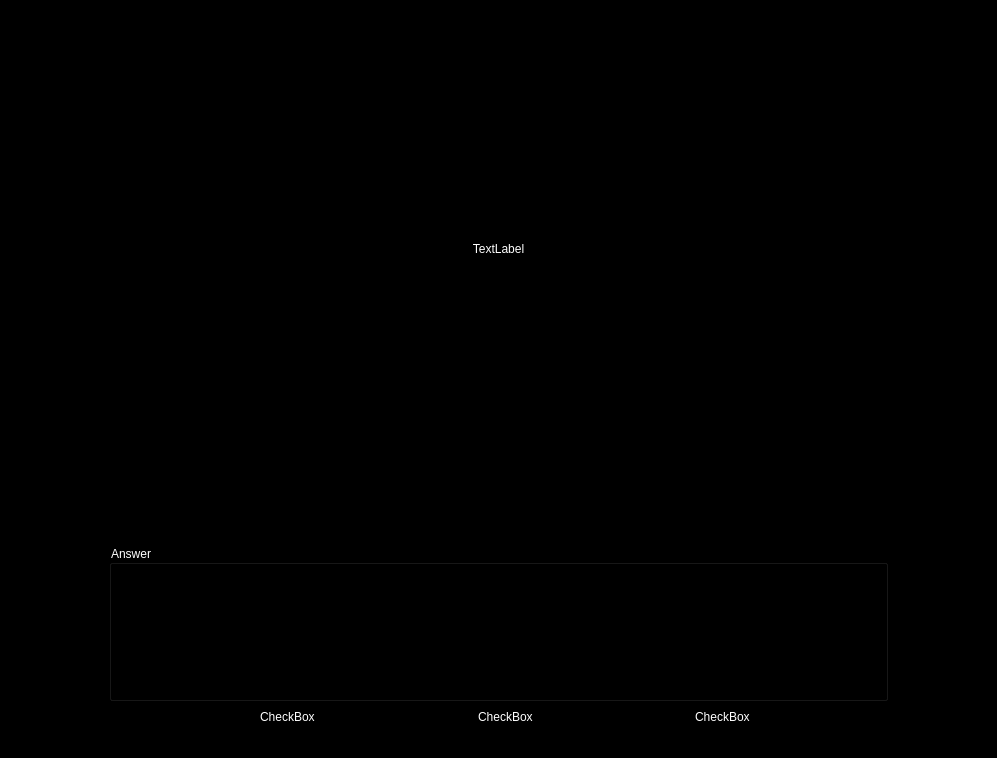
<?xml version="1.0" encoding="UTF-8"?>
<ui version="4.0">
 <class>MainWindow</class>
 <widget class="QMainWindow" name="MainWindow">
  <property name="geometry">
   <rect>
    <x>0</x>
    <y>0</y>
    <width>997</width>
    <height>758</height>
   </rect>
  </property>
  <property name="windowTitle">
   <string>MainWindow</string>
  </property>
  <property name="styleSheet">
   <string notr="true">background-color: rgb(0, 0, 0);
color: rgb(255, 255, 255);</string>
  </property>
  <widget class="QWidget" name="centralwidget">
   <layout class="QGridLayout" name="gridLayout">
    <item row="0" column="1">
     <layout class="QGridLayout" name="gridLayout_2">
      <item row="0" column="5">
       <spacer name="horizontalSpacer_11">
        <property name="orientation">
         <enum>Qt::Horizontal</enum>
        </property>
        <property name="sizeType">
         <enum>QSizePolicy::Fixed</enum>
        </property>
        <property name="sizeHint" stdset="0">
         <size>
          <width>40</width>
          <height>20</height>
         </size>
        </property>
       </spacer>
      </item>
      <item row="0" column="4">
       <widget class="QLabel" name="img_3">
        <property name="text">
         <string/>
        </property>
        <property name="alignment">
         <set>Qt::AlignCenter</set>
        </property>
       </widget>
      </item>
      <item row="1" column="4">
       <widget class="QLabel" name="img_7">
        <property name="layoutDirection">
         <enum>Qt::LeftToRight</enum>
        </property>
        <property name="text">
         <string/>
        </property>
        <property name="alignment">
         <set>Qt::AlignCenter</set>
        </property>
       </widget>
      </item>
      <item row="0" column="2">
       <widget class="QLabel" name="img_2">
        <property name="text">
         <string/>
        </property>
        <property name="alignment">
         <set>Qt::AlignCenter</set>
        </property>
       </widget>
      </item>
      <item row="1" column="0">
       <widget class="QLabel" name="img_5">
        <property name="text">
         <string/>
        </property>
        <property name="alignment">
         <set>Qt::AlignCenter</set>
        </property>
       </widget>
      </item>
      <item row="0" column="1">
       <spacer name="horizontalSpacer_7">
        <property name="orientation">
         <enum>Qt::Horizontal</enum>
        </property>
        <property name="sizeType">
         <enum>QSizePolicy::Fixed</enum>
        </property>
        <property name="sizeHint" stdset="0">
         <size>
          <width>40</width>
          <height>20</height>
         </size>
        </property>
       </spacer>
      </item>
      <item row="0" column="3">
       <spacer name="horizontalSpacer_8">
        <property name="orientation">
         <enum>Qt::Horizontal</enum>
        </property>
        <property name="sizeType">
         <enum>QSizePolicy::Fixed</enum>
        </property>
        <property name="sizeHint" stdset="0">
         <size>
          <width>40</width>
          <height>20</height>
         </size>
        </property>
       </spacer>
      </item>
      <item row="1" column="2">
       <widget class="QLabel" name="img_6">
        <property name="text">
         <string/>
        </property>
        <property name="alignment">
         <set>Qt::AlignCenter</set>
        </property>
       </widget>
      </item>
      <item row="0" column="0">
       <widget class="QLabel" name="img_1">
        <property name="enabled">
         <bool>true</bool>
        </property>
        <property name="text">
         <string/>
        </property>
        <property name="alignment">
         <set>Qt::AlignCenter</set>
        </property>
       </widget>
      </item>
      <item row="0" column="6">
       <widget class="QLabel" name="img_4">
        <property name="text">
         <string/>
        </property>
        <property name="alignment">
         <set>Qt::AlignCenter</set>
        </property>
       </widget>
      </item>
      <item row="1" column="6">
       <widget class="QLabel" name="img_8">
        <property name="text">
         <string/>
        </property>
        <property name="alignment">
         <set>Qt::AlignCenter</set>
        </property>
       </widget>
      </item>
     </layout>
    </item>
    <item row="4" column="0">
     <spacer name="horizontalSpacer">
      <property name="orientation">
       <enum>Qt::Horizontal</enum>
      </property>
      <property name="sizeType">
       <enum>QSizePolicy::Fixed</enum>
      </property>
      <property name="sizeHint" stdset="0">
       <size>
        <width>100</width>
        <height>20</height>
       </size>
      </property>
     </spacer>
    </item>
    <item row="1" column="1">
     <widget class="QLabel" name="operator_1">
      <property name="text">
       <string>TextLabel</string>
      </property>
      <property name="alignment">
       <set>Qt::AlignCenter</set>
      </property>
     </widget>
    </item>
    <item row="6" column="1">
     <spacer name="verticalSpacer_3">
      <property name="orientation">
       <enum>Qt::Vertical</enum>
      </property>
      <property name="sizeType">
       <enum>QSizePolicy::Fixed</enum>
      </property>
      <property name="sizeHint" stdset="0">
       <size>
        <width>40</width>
        <height>20</height>
       </size>
      </property>
     </spacer>
    </item>
    <item row="2" column="1">
     <spacer name="verticalSpacer">
      <property name="orientation">
       <enum>Qt::Vertical</enum>
      </property>
      <property name="sizeType">
       <enum>QSizePolicy::Fixed</enum>
      </property>
      <property name="sizeHint" stdset="0">
       <size>
        <width>20</width>
        <height>30</height>
       </size>
      </property>
     </spacer>
    </item>
    <item row="4" column="1">
     <layout class="QGridLayout" name="gridLayout_4">
      <item row="0" column="4">
       <spacer name="horizontalSpacer_9">
        <property name="orientation">
         <enum>Qt::Horizontal</enum>
        </property>
        <property name="sizeType">
         <enum>QSizePolicy::Fixed</enum>
        </property>
        <property name="sizeHint" stdset="0">
         <size>
          <width>40</width>
          <height>20</height>
         </size>
        </property>
       </spacer>
      </item>
      <item row="1" column="0">
       <widget class="QLabel" name="img_13">
        <property name="text">
         <string/>
        </property>
        <property name="alignment">
         <set>Qt::AlignCenter</set>
        </property>
       </widget>
      </item>
      <item row="0" column="0">
       <widget class="QLabel" name="img_9">
        <property name="text">
         <string/>
        </property>
        <property name="alignment">
         <set>Qt::AlignCenter</set>
        </property>
       </widget>
      </item>
      <item row="0" column="5">
       <widget class="QLabel" name="img_11">
        <property name="text">
         <string/>
        </property>
        <property name="alignment">
         <set>Qt::AlignCenter</set>
        </property>
       </widget>
      </item>
      <item row="0" column="1">
       <spacer name="horizontalSpacer_10">
        <property name="orientation">
         <enum>Qt::Horizontal</enum>
        </property>
        <property name="sizeType">
         <enum>QSizePolicy::Fixed</enum>
        </property>
        <property name="sizeHint" stdset="0">
         <size>
          <width>40</width>
          <height>20</height>
         </size>
        </property>
       </spacer>
      </item>
      <item row="0" column="3">
       <widget class="QLabel" name="img_10">
        <property name="text">
         <string/>
        </property>
        <property name="alignment">
         <set>Qt::AlignCenter</set>
        </property>
       </widget>
      </item>
      <item row="1" column="5">
       <widget class="QLabel" name="img_15">
        <property name="layoutDirection">
         <enum>Qt::LeftToRight</enum>
        </property>
        <property name="text">
         <string/>
        </property>
        <property name="alignment">
         <set>Qt::AlignCenter</set>
        </property>
       </widget>
      </item>
      <item row="1" column="3">
       <widget class="QLabel" name="img_14">
        <property name="text">
         <string/>
        </property>
        <property name="alignment">
         <set>Qt::AlignCenter</set>
        </property>
       </widget>
      </item>
      <item row="0" column="6">
       <spacer name="horizontalSpacer_12">
        <property name="orientation">
         <enum>Qt::Horizontal</enum>
        </property>
        <property name="sizeType">
         <enum>QSizePolicy::Fixed</enum>
        </property>
        <property name="sizeHint" stdset="0">
         <size>
          <width>40</width>
          <height>20</height>
         </size>
        </property>
       </spacer>
      </item>
      <item row="0" column="7">
       <widget class="QLabel" name="img_12">
        <property name="text">
         <string/>
        </property>
        <property name="alignment">
         <set>Qt::AlignCenter</set>
        </property>
       </widget>
      </item>
      <item row="1" column="7">
       <widget class="QLabel" name="img_16">
        <property name="text">
         <string/>
        </property>
        <property name="alignment">
         <set>Qt::AlignCenter</set>
        </property>
       </widget>
      </item>
     </layout>
    </item>
    <item row="4" column="2">
     <spacer name="horizontalSpacer_2">
      <property name="orientation">
       <enum>Qt::Horizontal</enum>
      </property>
      <property name="sizeType">
       <enum>QSizePolicy::Fixed</enum>
      </property>
      <property name="sizeHint" stdset="0">
       <size>
        <width>100</width>
        <height>20</height>
       </size>
      </property>
     </spacer>
    </item>
    <item row="8" column="1">
     <layout class="QGridLayout" name="gridLayout_3">
      <item row="0" column="1">
       <widget class="QCheckBox" name="checkBox_1">
        <property name="layoutDirection">
         <enum>Qt::LeftToRight</enum>
        </property>
        <property name="styleSheet">
         <string notr="true">font: 50pt &quot;Arial&quot;;
color: rgb(255, 255, 255);</string>
        </property>
        <property name="text">
         <string>CheckBox</string>
        </property>
       </widget>
      </item>
      <item row="0" column="2">
       <spacer name="horizontalSpacer_3">
        <property name="orientation">
         <enum>Qt::Horizontal</enum>
        </property>
        <property name="sizeHint" stdset="0">
         <size>
          <width>40</width>
          <height>20</height>
         </size>
        </property>
       </spacer>
      </item>
      <item row="0" column="5">
       <spacer name="horizontalSpacer_4">
        <property name="orientation">
         <enum>Qt::Horizontal</enum>
        </property>
        <property name="sizeHint" stdset="0">
         <size>
          <width>40</width>
          <height>20</height>
         </size>
        </property>
       </spacer>
      </item>
      <item row="0" column="3">
       <widget class="QCheckBox" name="checkBox_2">
        <property name="styleSheet">
         <string notr="true">font: 50pt &quot;Arial&quot;;
color: rgb(255, 255, 255);</string>
        </property>
        <property name="text">
         <string>CheckBox</string>
        </property>
       </widget>
      </item>
      <item row="0" column="0">
       <spacer name="horizontalSpacer_5">
        <property name="orientation">
         <enum>Qt::Horizontal</enum>
        </property>
        <property name="sizeHint" stdset="0">
         <size>
          <width>40</width>
          <height>20</height>
         </size>
        </property>
       </spacer>
      </item>
      <item row="0" column="6">
       <widget class="QCheckBox" name="checkBox_3">
        <property name="styleSheet">
         <string notr="true">font: 50pt &quot;Arial&quot;;
color: rgb(255, 255, 255);</string>
        </property>
        <property name="text">
         <string>CheckBox</string>
        </property>
       </widget>
      </item>
      <item row="0" column="7">
       <spacer name="horizontalSpacer_6">
        <property name="orientation">
         <enum>Qt::Horizontal</enum>
        </property>
        <property name="sizeHint" stdset="0">
         <size>
          <width>40</width>
          <height>20</height>
         </size>
        </property>
       </spacer>
      </item>
     </layout>
    </item>
    <item row="7" column="1">
     <widget class="QGroupBox" name="groupBox">
      <property name="styleSheet">
       <string notr="true">color: rgb(255, 255, 255);</string>
      </property>
      <property name="title">
       <string>Answer</string>
      </property>
      <property name="alignment">
       <set>Qt::AlignLeading|Qt::AlignLeft|Qt::AlignTop</set>
      </property>
      <property name="flat">
       <bool>true</bool>
      </property>
     </widget>
    </item>
   </layout>
  </widget>
  <widget class="QStatusBar" name="statusbar"/>
 </widget>
 <resources/>
 <connections/>
</ui>
